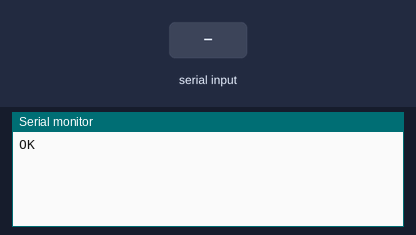
A sketch run on a simulated Arduino Uno, built with avr-gcc and run on an emulated ATmega328P. Parts: the last lines printed to the serial monitor. The inputs (shaded band) are chosen by the test bench. The modem accepts every AT command (registered, SIM ready, sends succeed) and sends nothing else.

Above: at 1.3 s.
1.4 s: "1" received over the second serial link
At 2.1 s:
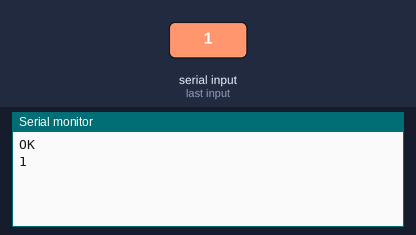
2.9 s: "0" received over the second serial link
At 3.3 s:
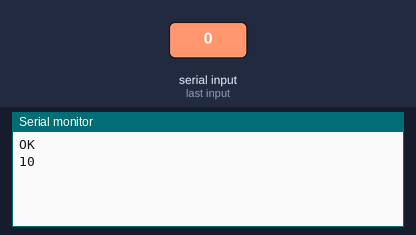

Measured:
- after the input at 1.4 s, the serial monitor: prints a new line at once (image 1)
- after the input at 2.9 s, the serial monitor: prints a new line at once (image 2)

The sketch:

directConnect.ino
```cpp
#include <SoftwareSerial.h>

SoftwareSerial mySerial(2, 3); // RX, TX

void setup() {
  Serial.begin(9600);
  mySerial.begin(9600);
  while (!Serial) {
    ;
  }
  mySerial.println("AT+CONA0x001583316A68"); // 위의 두번째 방법에 해당하는 슬레이브 모듈의 주소를 따옴표 안에 있는 문구의 'x'뒤쪽에 바꿔 넣어준다.
  delay(100);
}

void loop() { // run over and over
  if (mySerial.available()) {
    Serial.write(mySerial.read());
  }
  if (Serial.available()) {
    mySerial.write(Serial.read());
  }
}
```
